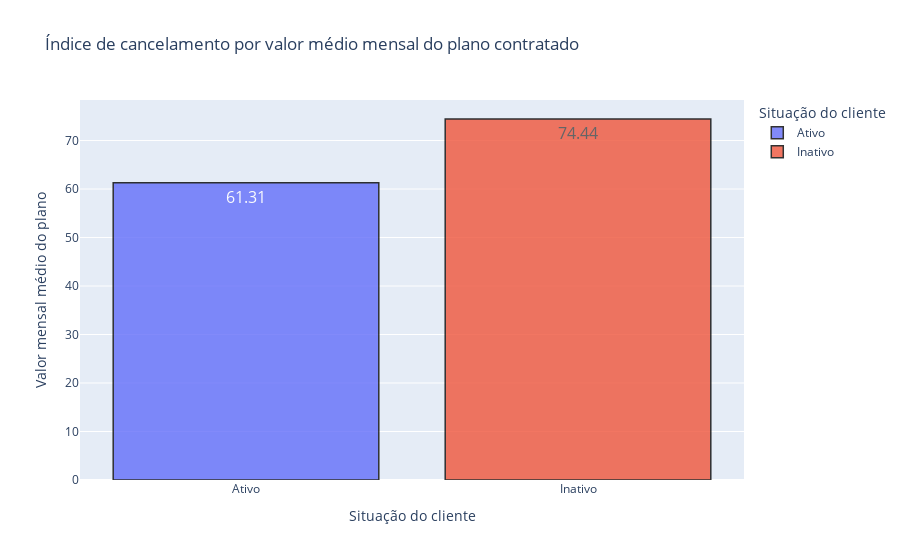

Write notebook code for a chart like this one.
### Markdown cell above
### **4.2.3 - Valor médio mensal do contrato por cliente**

O gráfico abaixo mostra o valor mensal médio pago dos clientes ativo e inativos. Este resultado mostra que, no geral, os clientes que pediram cancelamento estavam pagando cerca de $ 13,00 a mais que os clientes que ainda estão ativos. Isto indica que o valor do plano tem forte influência no pedido de cancelamento. Em outras palavras, os clientes que estão inativos provavelmente estão migrando para outros planos mais em conta de outras empresas.

### Code cell
# Criando e organizando o dataframe de plotagem
data_aux = df[['Cliente_Inativo', 'Valor_Mensal', 'Valor_Anual']].groupby('Cliente_Inativo').mean().round(2)
data_aux = [ ['Ativo'   , data_aux['Valor_Mensal'][0] , data_aux['Valor_Anual'][0]], 
             ['Inativo' , data_aux['Valor_Mensal'][1] , data_aux['Valor_Anual'][1] ] ]
df_media_gastos = pd.DataFrame(data_aux, columns = ['Situação do cliente', 'Valor mensal médio do plano', 'Valor total médio do plano'])

# Plotando em gráfico de barras
fig = px.bar(df_media_gastos, x = df_media_gastos['Situação do cliente'], y = df_media_gastos['Valor mensal médio do plano'], 
    color = 'Situação do cliente' ,text='Valor mensal médio do plano', title="Índice de cancelamento por valor médio mensal do plano contratado")
fig.update_traces(textfont_size=16, textangle=0, textposition="inside", cliponaxis=False, opacity=0.8, marker_line_width=1.5,
    marker_line_color = 'rgb(0,0,0)')
fig.show()

# Para salvar a imagem
# pio.write_image(fig, 'image.png',scale=6, width=1080, height=1080)

### Figure 1 — Plotly figure (JSON) as saved in the notebook; plotly's stock layout.template omitted (floating-point values rounded to 4 significant figures)
{"data": [{"alignmentgroup": "True", "cliponaxis": false, "hovertemplate": "Situação do cliente=%{x}<br>Valor mensal médio do plano=%{text}<extra></extra>", "legendgroup": "Ativo", "marker": {"color": "#636efa", "line": {"color": "rgb(0,0,0)", "width": 1.5}, "pattern": {"shape": ""}}, "name": "Ativo", "offsetgroup": "Ativo", "opacity": 0.8, "orientation": "v", "showlegend": true, "text": [61.31], "textangle": 0, "textfont": {"size": 16}, "textposition": "inside", "type": "bar", "x": ["Ativo"], "xaxis": "x", "y": [61.31], "yaxis": "y"}, {"alignmentgroup": "True", "cliponaxis": false, "hovertemplate": "Situação do cliente=%{x}<br>Valor mensal médio do plano=%{text}<extra></extra>", "legendgroup": "Inativo", "marker": {"color": "#EF553B", "line": {"color": "rgb(0,0,0)", "width": 1.5}, "pattern": {"shape": ""}}, "name": "Inativo", "offsetgroup": "Inativo", "opacity": 0.8, "orientation": "v", "showlegend": true, "text": [74.44], "textangle": 0, "textfont": {"size": 16}, "textposition": "inside", "type": "bar", "x": ["Inativo"], "xaxis": "x", "y": [74.44], "yaxis": "y"}], "layout": {"barmode": "relative", "legend": {"title": {"text": "Situação do cliente"}, "tracegroupgap": 0}, "title": {"text": "Índice de cancelamento por valor médio mensal do plano contratado"}, "xaxis": {"anchor": "y", "categoryarray": ["Ativo", "Inativo"], "categoryorder": "array", "domain": [0, 1], "title": {"text": "Situação do cliente"}}, "yaxis": {"anchor": "x", "domain": [0, 1], "title": {"text": "Valor mensal médio do plano"}}}}
